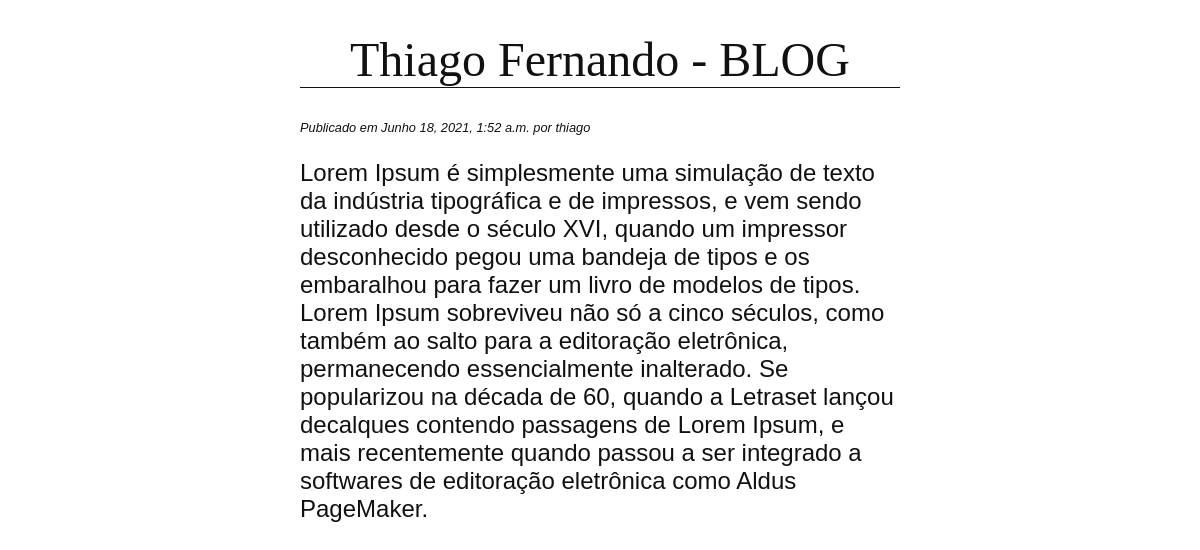
/blog/meu-segundo-artigo/, run on the app's committed database.
### blog/models.py (models this page shows, shortened)
class Post(models.Model):
    tittle = models.CharField(max_length=255)
    slug = models.SlugField(max_length=255, unique=True) #criação do slug (meusite.com/primeiro-post)
    author = models.ForeignKey(User, on_delete=models.CASCADE) #faz com que se o autor for deletado o post tbm seja
    body = models.TextField() #corpo do post
    created = models.DateTimeField(auto_now_add=True)# insere a data de criação do post automaticamente
    update = models.DateTimeField(auto_now=True)#a cada modificação a data é atualizada mantendo a data de criação
    class Meta:
        ordering = ("-created",)

### blog/views.py (the view)
# urls.py: path('<slug:slug>/', views.PostDetalView.as_view(), name='detail'), #passando o argumento (slug), cai no post correspondente
class PostDetalView(DetailView):
    model = Post

### blog/templates/blog/post_detail.html (shortened to what this page needs)
{% extends "blog/base.html" %}
{% block content %}
    <p class="date">
        Publicado em {{ post.created }} por {{ post.author }}
    </p>
    {{ post.body|linebreaks }}
{% endblock %}

### blog/static/css/blog.css (style rules this page uses)
body { margin: 0 25%; font-family: sans-serif; font-size: 1.5rem; color: #111111; }
p.date { font-size: 0.8rem; font-style: italic; margin-top: 1px; }

### data on the page
Post: created "Junho 18, 2021, 1:52 a.m.", author "thiago", body "Lorem Ipsum é simplesmente uma simulação de texto da indústria tipográfica e de impressos, e vem sendo utilizado desde o século XVI, quando um impressor desconhecido pegou uma bandeja de tipos e os embaralhou para fazer um livro de modelos de tipos. Lorem Ipsum sobreviveu não só a cinco séculos, como também ao salto para a editoração eletrônica, permanecendo essencialmente inalterado. Se popularizou na década de 60, quando a Letraset lançou decalques contendo passagens de Lorem Ipsum, e mais recentemente quando passou a ser integrado a softwares de editoração eletrônica como Aldus PageMaker."
